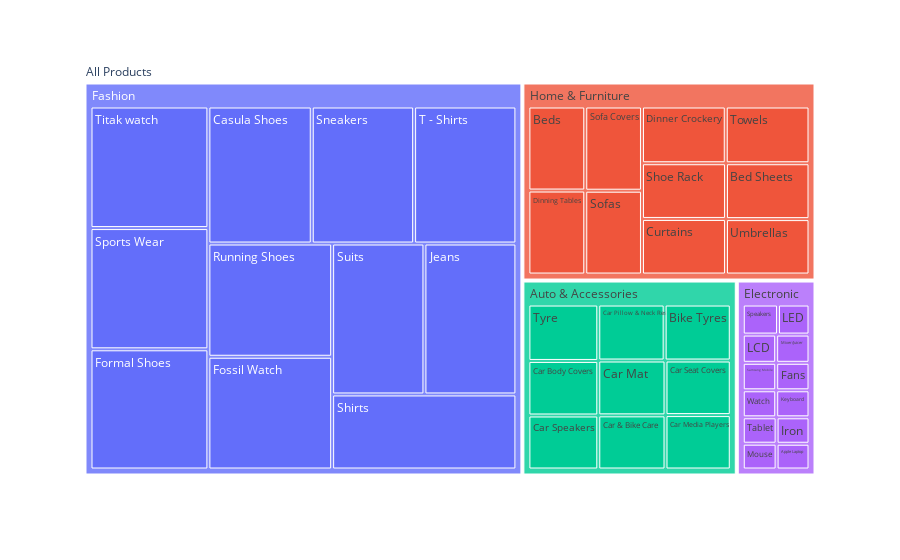

This figure's notebook cell:
### Code cell
fig = px.treemap(data1, path=[px.Constant("All Products"), 'Product Category', 'Product'], values='Quantity')
fig.show()

### Figure 1 — Plotly figure (JSON) as saved in the notebook; plotly's stock layout.template omitted (floating-point values rounded to 4 significant figures)
{"data": [{"branchvalues": "total", "domain": {"x": [0, 1], "y": [0, 1]}, "hovertemplate": "labels=%{label}<br>Quantity=%{value}<br>parent=%{parent}<br>id=%{id}<extra></extra>", "ids": ["All Products/Electronic/Apple Laptop", "All Products/Home & Furniture/Bed Sheets", "All Products/Home & Furniture/Beds", "All Products/Auto & Accessories/Bike Tyres", "All Products/Auto & Accessories/Car & Bike Care", "All Products/Auto & Accessories/Car Body Covers", "All Products/Auto & Accessories/Car Mat", "All Products/Auto & Accessories/Car Media Players", "All Products/Auto & Accessories/Car Pillow & Neck Rest", "All Products/Auto & Accessories/Car Seat Covers", "All Products/Auto & Accessories/Car Speakers", "All Products/Fashion/Casula Shoes", "All Products/Home & Furniture/Curtains", "All Products/Home & Furniture/Dinner Crockery", "All Products/Home & Furniture/Dinning Tables", "All Products/Electronic/Fans", "All Products/Fashion/Formal Shoes", "All Products/Fashion/Fossil Watch", "All Products/Electronic/Iron", "All Products/Fashion/Jeans", "All Products/Electronic/Keyboard", "All Products/Electronic/LCD", "All Products/Electronic/LED", "All Products/Electronic/Mixer/Juicer", "All Products/Electronic/Mouse", "All Products/Fashion/Running Shoes", "All Products/Electronic/Samsung Mobile", "All Products/Fashion/Shirts", "All Products/Home & Furniture/Shoe Rack", "All Products/Fashion/Sneakers", "All Products/Home & Furniture/Sofa Covers", "All Products/Home & Furniture/Sofas", "All Products/Electronic/Speakers", "All Products/Fashion/Sports Wear", "All Products/Fashion/Suits", "All Products/Fashion/T - Shirts", "All Products/Electronic/Tablet", "All Products/Fashion/Titak watch", "All Products/Home & Furniture/Towels", "All Products/Auto & Accessories/Tyre", "All Products/Home & Furniture/Umbrellas", "All Products/Electronic/Watch", "All Products/Auto & Accessories", "All Products/Electronic", "All Products/Fashion", "All Products/Home & Furniture", "All Products"], "labels": ["Apple Laptop", "Bed Sheets", "Beds", "Bike Tyres", "Car & Bike Care", "Car Body Covers", "Car Mat", "Car Media Players", "Car Pillow & Neck Rest", "Car Seat Covers", "Car Speakers", "Casula Shoes", "Curtains", "Dinner Crockery", "Dinning Tables", "Fans", "Formal Shoes", "Fossil Watch", "Iron", "Jeans", "Keyboard", "LCD", "LED", "Mixer/Juicer", "Mouse", "Running Shoes", "Samsung Mobile", "Shirts", "Shoe Rack", "Sneakers", "Sofa Covers", "Sofas", "Speakers", "Sports Wear", "Suits", "T - Shirts", "Tablet", "Titak watch", "Towels", "Tyre", "Umbrellas", "Watch", "Auto & Accessories", "Electronic", "Fashion", "Home & Furniture", "All Products"], "name": "", "parents": ["All Products/Electronic", "All Products/Home & Furniture", "All Products/Home & Furniture", "All Products/Auto & Accessories", "All Products/Auto & Accessories", "All Products/Auto & Accessories", "All Products/Auto & Accessories", "All Products/Auto & Accessories", "All Products/Auto & Accessories", "All Products/Auto & Accessories", "All Products/Auto & Accessories", "All Products/Fashion", "All Products/Home & Furniture", "All Products/Home & Furniture", "All Products/Home & Furniture", "All Products/Electronic", "All Products/Fashion", "All Products/Fashion", "All Products/Electronic", "All Products/Fashion", "All Products/Electronic", "All Products/Electronic", "All Products/Electronic", "All Products/Electronic", "All Products/Electronic", "All Products/Fashion", "All Products/Electronic", "All Products/Fashion", "All Products/Home & Furniture", "All Products/Fashion", "All Products/Home & Furniture", "All Products/Home & Furniture", "All Products/Electronic", "All Products/Fashion", "All Products/Fashion", "All Products/Fashion", "All Products/Electronic", "All Products/Fashion", "All Products/Home & Furniture", "All Products/Auto & Accessories", "All Products/Home & Furniture", "All Products/Electronic", "All Products", "All Products", "All Products", "All Products", ""], "type": "treemap", "values": [632, 3068, 3142, 2480, 2438, 2553, 2469, 2379, 2489, 2385, 2528, 8436, 3070, 3125, 3140, 683, 8438, 8308, 649, 8266, 671, 703, 706, 702, 651, 8345, 685, 8237, 3076, 8353, 3140, 3126, 789, 8512, 8295, 8346, 666, 8535, 3124, 2640, 3044, 674, 22361, 8211, 92071, 31055, 153698]}], "layout": {"legend": {"tracegroupgap": 0}, "margin": {"t": 60}}}
